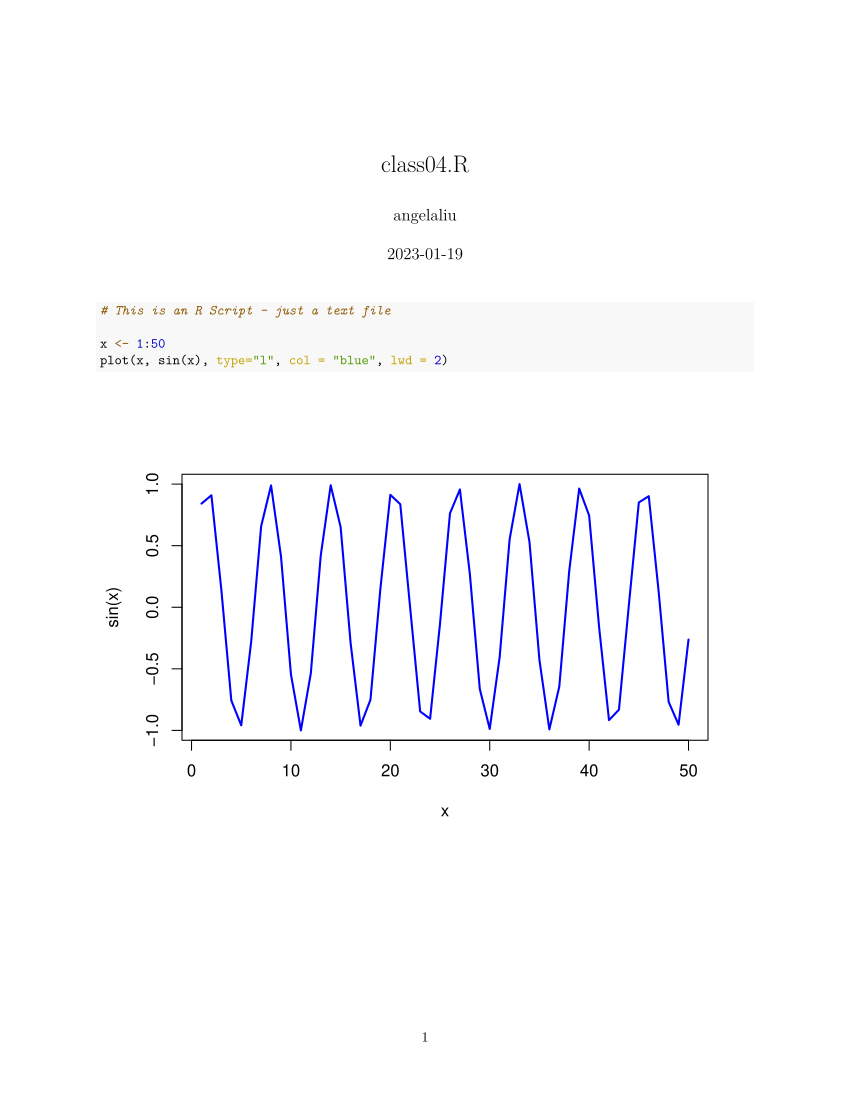

Recreate this plot in R.
# This is an R Script - just a text file
 
x <- 1:50
plot(x, sin(x), type="l", col = "blue", lwd = 2)
